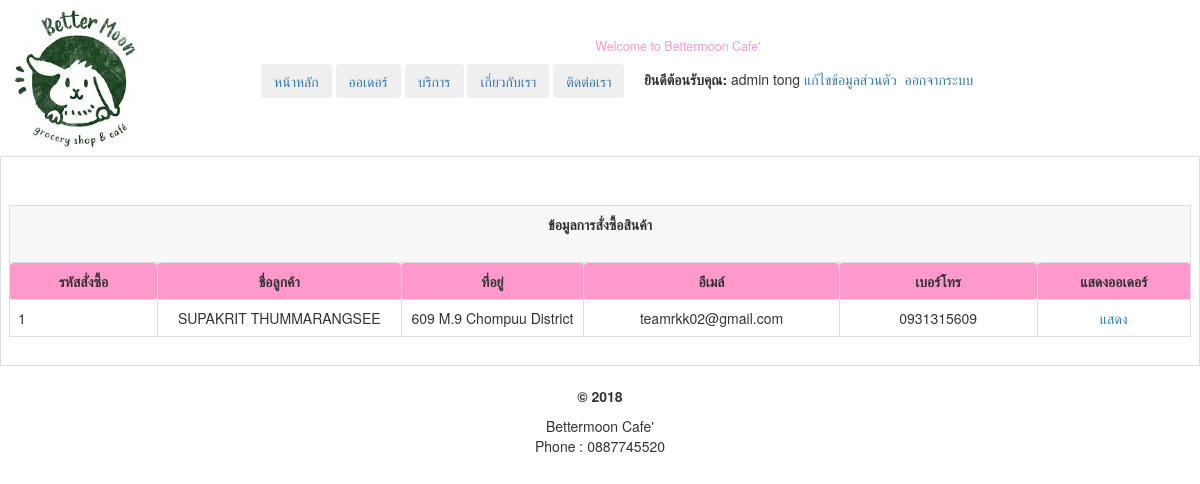
/index.php?page=order (signed in), run on the app's committed database.
### tables this page shows
CREATE TABLE `member` (
  `UserID` int(3) UNSIGNED ZEROFILL NOT NULL,
  `Username` varchar(20) NOT NULL,
  `Password` varchar(20) NOT NULL,
  `Name` varchar(100) NOT NULL,
  `Status` enum('ADMIN','USER') NOT NULL DEFAULT 'USER'
);

CREATE TABLE `order_head` (
  `o_id` int(10) NOT NULL,
  `o_dttm` datetime NOT NULL,
  `o_name` varchar(100) NOT NULL,
  `o_addr` varchar(500) NOT NULL,
  `o_email` varchar(100) NOT NULL,
  `o_phone` varchar(20) NOT NULL,
  `o_qty` int(11) NOT NULL,
  `o_total` float NOT NULL
);

### page_order.php (the view, shortened to what this page needs)
<!DOCTYPE html>
<html lang="en">
  <head>
    <link href="css/bootstrap.min.css" rel="stylesheet">
  </head>
  <body>
<link href="style.css" rel="stylesheet" type="text/css"/>
  <table width="1000" border="0" align="center" cellpadding="0" cellspacing="1" class="table table-bordered">
  	<br><br><tr>
  		<td colspan="6" align="right" bgcolor="#F7F7F7" class="ccc"><center><b>ข้อมูลการสั่งซื้อสินค้า<b><center><br>
  		</td>
  			</tr>
  			<tr>
  				<td width="70" align="center" class="wa"><strong>รหัสสั่งซื้อ</strong></td>
  				<td width="100" align="center" class="wa"><strong>ชื่อลูกค้า</strong></td>
  				<td width="150" align="center" class="wa"><strong>ที่อยู่</strong></td>
  				<td width="100" align="center" class="wa"><strong>อีเมล์</strong></td>
  				<td width="50" align="center" class="wa"><strong>เบอร์โทร</strong></td>
  				<td width="90" align="center" class="wa"><strong>แสดงออเดอร์</strong></td>
  			</tr>
  			<?php
  				include("connect.inc");
  				$strSQL = "SELECT * FROM order_head order by o_id desc";
  				$objQuery =mysqli_query($conn, $strSQL);
  				$num = mysqli_num_rows($objQuery);
  				for($i=1;$i<=$num;$i++){
  						$objResult = mysqli_fetch_array($objQuery);
  				?>
  				<tr>
  					<td align="left"><?php echo  $objResult['o_id']?></td>
  					<td align="center"><?php echo  $objResult['o_name']?></td>
  					<td align="center"><?php echo  $objResult['o_addr']?></td>
  					<td align="center"><?php echo  $objResult['o_email']?></td>
  					<td align="center"><?php echo  $objResult['o_phone']?></td>
  					<td align="center"><a href="orderdetail.php?o_id=<?php echo  $objResult['o_id']?>">แสดง</a></td>
  					</tr>
  					<?php
  						}
  					?>
</table>
</body>
</html>

### index.php (shortened to what this page needs)
<!DOCTYPE html>
<html lang="en">
  <head>
    <link href="css/bootstrap.min.css" rel="stylesheet">
  </head>
  <body>
</head>
<?php
	include("connect.php");
	$strSQL ="SELECT * FROM member WHERE UserID='".$_SESSION["UserID"]."'";
	$objQuery =mysqli_query($conn, $strSQL);
	$objResult = mysqli_fetch_array($objQuery);
?>
<body>
	<?php include("header.php");?>
  <b>ยินดีต้อนรับคุณ:</b>&nbsp;<?php echo $objResult["Name"];?>
  <a href="edit_profile.php">แก้ไขข้อมูลส่วนตัว</a>&nbsp;
  <a href="logout.php">ออกจากระบบ</a>
<table width="100%" class="table table-bordered">
  <tr>
    <td width="10%" valign="top"><div align="center" >
	<?php
	switch ($_GET["page"]) {
	case "order":
		include("page_order.php");
		break;
	}
	?>
	</td>
  </tr>
</table>
<div align="center">
	<?php include("footer.php"); ?>
	</div>
</body>
</html>

### style.css (style rules this page uses)
body { -webkit-animation: colorchange 40s infinite; animation: colorchange 40s infinite; }

### index.php (style rules this page uses)
.wa { width:1000px; }
.ccc { border-radius: 4px; border-color:; }
body { -webkit-animation: colorchange 40s infinite; animation: colorchange 40s infinite; }

### page_order.php (style rules this page uses)
.wa { background-color:#ff99cc; border-radius: 4px; border-style: solid; border-color:#ff99cc; padding-top:10%; padding: 4px; }

### data on the page
member: Name "admin tong"
order_head: o_id "1", o_name "SUPAKRIT THUMMARANGSEE", o_addr "609 M.9 Chompuu District", o_email "teamrkk02@gmail.com", o_phone "0931315609"
